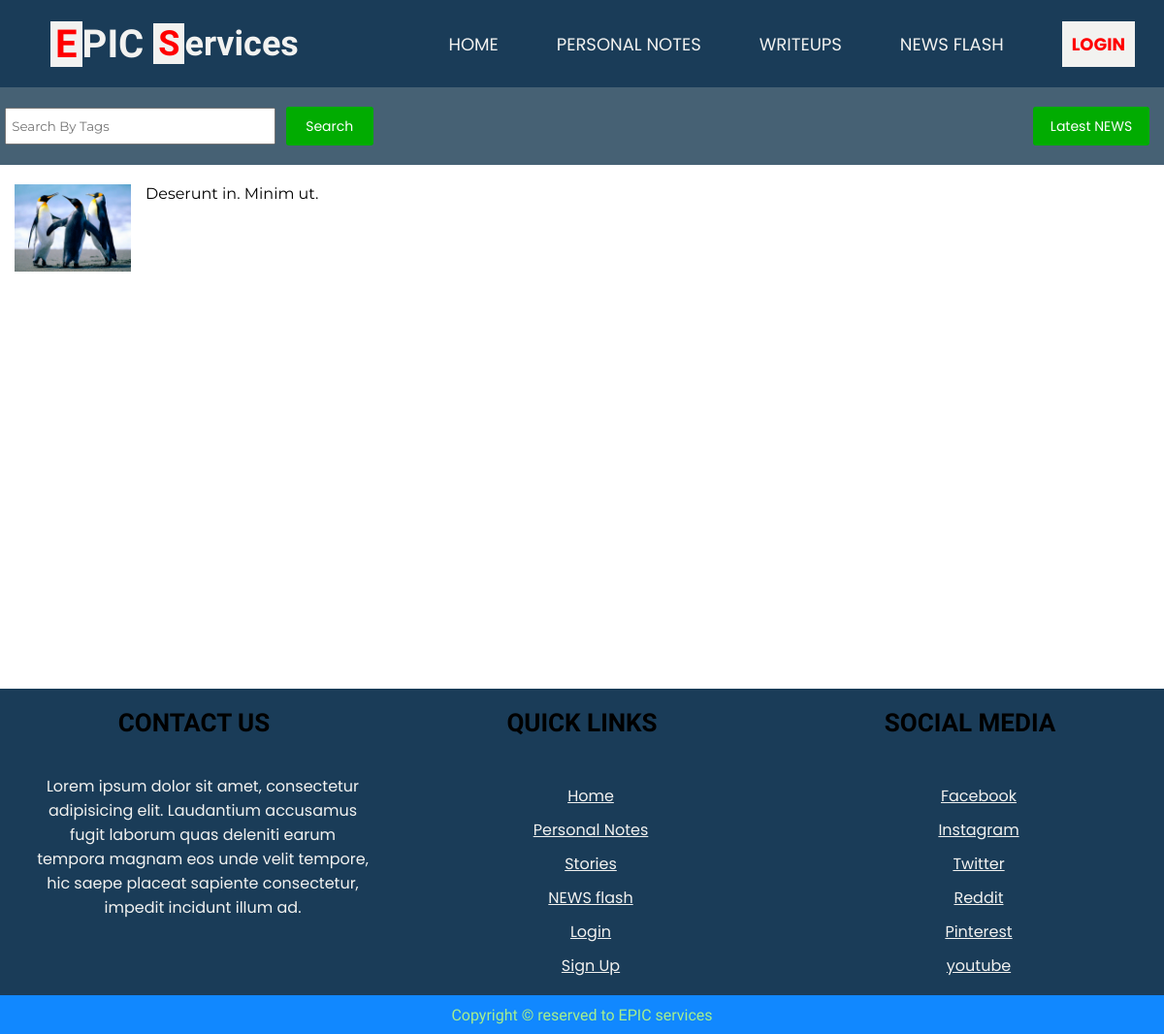
Page /news/index.php on the committed database.
### tables this page shows
CREATE TABLE `news` (
  `newsid` int(11) NOT NULL,
  `newstitle` text,
  `newsdata` text,
  `newstags` text,
  `thumbnail` text,
  `dttm` date DEFAULT NULL
);

### news/index.php (the view, shortened to what this page needs)
<?php
	include("../public/top.php");
?>
<!DOCTYPE html>
<html lang="en">
<head>
	<link rel="stylesheet" href="styles/news.css">
</head>
<body>
	<section id="newsContainer">
		<?php
			include '../public/header.php';
		?>
		<section class="news-container-main">
			<section class="news-options">
				<section class="search-news">
					<form method="get" action="">
						<input type="text" name="searchNews" placeholder="Search By Tags">
						<button type="submit" name="searchNews" value="true">Search</button>
					</form>
				</section>
				<section class="more-ops">
					<a href="index.php?filter=latest" class="ctrl-btn">
						Latest NEWS
					</a>
				</section>
			</section>
			<?php
				if (!isset($_GET['searchNews'])) {
					if (!isset($_GET['filter'])) {
						$selectnewsquery = "select * from news where dttm > now() - interval 3 day order by rand() limit 20";
					}
					else if($_GET['filter'] == "latest") {
						$selectnewsquery = "select * from news order by newsid desc limit 20";
					}
				}
				else {
					$tagsToSearch = $_GET['searchNews'];
					$selectnewsquery = "select * from news where newstags like '%$tagsToSearch%'";
				}
				$res = mysqli_query($conn, $selectnewsquery);
				$checkData = mysqli_num_rows($res);
				if ($checkData > 0) {
					while($row = mysqli_fetch_array($res)) {
						$newsId = $row['newsid'];
						$newsTitle = $row['newstitle'];
						$newsThumbnail = $row['thumbnail'];
			?>
			<section class="n-container">
				<a href="open.php?newsid=<?= $newsId ?>">
					<section class="news-main">
						<section class="news-thumbnail">
							<img src="thumbnails/<?= $newsThumbnail ?>">
						</section>
						<section class="news-title">
							<?= $newsTitle ?>
						</section>
					</section>
				</a>
			</section>
		</section>
		<?php
					}
				}
		?>
		<?php
			include '../public/footer.php';
		?>
	</section>
</body>
</html>

### news/styles/news.css (style rules this page uses)
#newsContainer { display: none; width: 100%; }
.news-container-main { width: 100%; min-height: 600px; }
.news-options { width: 100%; min-height: 80px; background-color: rgb(70, 97, 116); display: flex; justify-content: space-between; align-items: center; flex-wrap: wrap; }
.search-news { width: 390px; height: 80px; }
.search-news form { width: 100%; height: 100%; display: flex; justify-content: space-around; align-items: center; }
.search-news input[type="text"] { padding-left: 5px; width: calc(70% - 5px); height: 40%; font-family: 'Montserrat', sans-serif; }
.search-news button { width: 90px; height: 40px; border-radius: 3px; background-color: #01ac01; border: none; color: white; font-size: 14px; font-family: 'Poppins', sans-serif; }
.more-ops { display: flex; }
.ctrl-btn { width: 120px; height: 40px; background-color: #01ac01; border-radius: 3px; font-size: 14px; font-family: 'Poppins', sans-serif; display: flex; justify-content: center; align-items: center; color: white; text-decoration: none; margin-right: 15px; }
.n-container { width: 100%; display: flex; justify-content: space-between; flex-wrap: wrap; }
.news-main { width: 400px; min-height: 100px; margin-top: 20px; margin-left: 15px; margin-right: 15px; }
.news-thumbnail { width: 30%; height: 100%; max-height: 100px; float: left; }
.news-thumbnail img { width: 100%; height: 100%; }
.news-title { width: calc(70% - 15px); margin-left: 15px; height: 100%; float: left; font-family: 'Montserrat', sans-serif; }
a { color: black; }

### public/styles/header.css (style rules this page uses)
body { margin: 0; padding: 0; }

### rows in the picture
news: thumbnail (picture), newstitle "Deserunt in. Minim ut."
